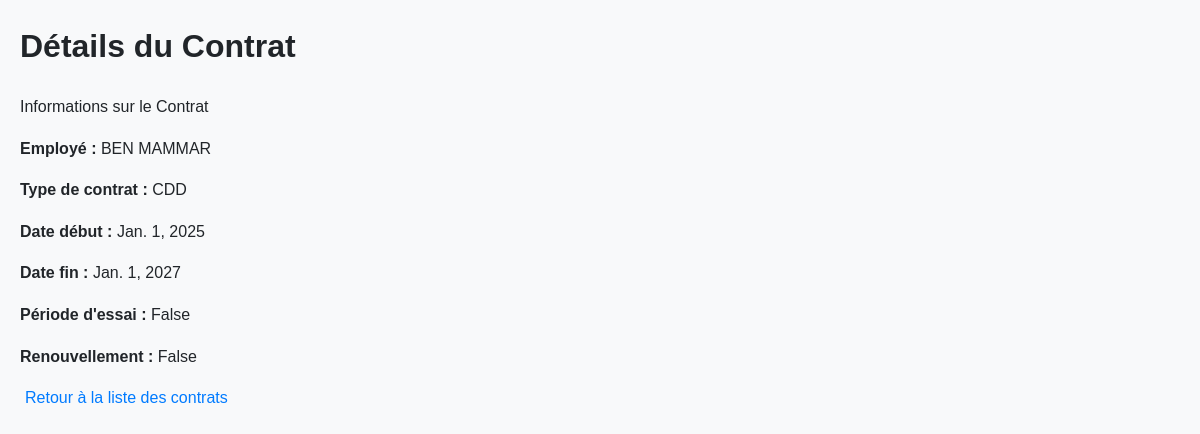
Page /contrats/2/ on the committed database.
### app1/models.py (models this page shows, shortened)
class Contrat(models.Model):
    employe = models.ForeignKey('Employe', on_delete=models.CASCADE)  # 'Employe' doit être défini dans le projet.
    type_contrat = models.CharField(max_length=50)  # Exemple : "CDI", "CDD", "Stage"
    date_debut = models.DateField()
    date_fin = models.DateField(null=True, blank=True)
    periode_essai = models.BooleanField(default=False)
    renouvellement = models.BooleanField(default=False)
    salaire_mensuel = models.DecimalField(max_digits=10, decimal_places=2, null=True, blank=True)
    salaire_quotidien = models.DecimalField(max_digits=10, decimal_places=2, null=True, blank=True)
    archived = models.BooleanField(default=False)
    TYPE_CHOICES = [
    ('CDI', 'Contrat à Durée Indéterminée'),
    ('CDD', 'Contrat à Durée Déterminée'),
    ('Stage', 'Stage'),
    ('Autre', 'Autre'),
]
    type_contrat = models.CharField(max_length=50, choices=TYPE_CHOICES)

class Employe(models.Model):
    HOMME = 'H'
    FEMME = 'F'
    SEXE_CHOICES = [
        (HOMME, 'Homme'),
        (FEMME, 'Femme'),
    ]
    nom = models.CharField(max_length=100, verbose_name="Nom")
    prenom = models.CharField(max_length=100, verbose_name="Prénom")
    date_naissance = models.DateField(verbose_name="Date de naissance")
    date_embauche = models.DateField(verbose_name="Date d'embauche")
    adresse = models.TextField(verbose_name="Adresse")
    service = models.ForeignKey(
        'Service',
        on_delete=models.SET_NULL,
        null=True,
        blank=True,
        verbose_name="Service"
    )
    competences = models.TextField(verbose_name="Compétences", blank=True)
    historique_professionnel = models.TextField(verbose_name="Historique professionnel", blank=True)
    sexe = models.CharField(
        max_length=1,
        choices=SEXE_CHOICES,
        verbose_name="Sexe",
        default=HOMME,  # Par défaut, l'employé est masculin
    )
    class Meta:
        verbose_name = "Employé"
        verbose_name_plural = "Employés"
        ordering = ['nom', 'prenom']  # Tri par nom puis prénom

### app1/views/contrat_views.py (the view)
# urls.py: path('contrats/<int:contrat_id>/', contrat_views.details_contrat, name='details_contrat'),
def details_contrat(request, contrat_id):
    contrat = get_object_or_404(Contrat, id=contrat_id)
    return render(request, 'contrat_templates/details_contrat.html', {'contrat': contrat})

### app1/templates/contrat_templates/details_contrat.html (shortened to what this page needs)
{% load static %}
{% block content %}
<!DOCTYPE html>
<html lang="fr">
<head>
    <link rel="stylesheet" href="{% static 'css/style.css' %}" />
</head>
<body>
<div class="container">
    <h1 class="text-center mb-4">Détails du Contrat</h1>
    <div class="card">
        <div class="card-header">
            Informations sur le Contrat
        </div>
        <div class="card-body">
            <p><strong>Employé : </strong>{{ contrat.employe.nom }}</p>
            <p><strong>Type de contrat : </strong>{{ contrat.type_contrat }}</p>
            <p><strong>Date début : </strong>{{ contrat.date_debut }}</p>
            <p><strong>Date fin : </strong>{{ contrat.date_fin }}</p>
            <p><strong>Période d'essai : </strong>{{ contrat.periode_essai }}</p>
            <p><strong>Renouvellement : </strong>{{ contrat.renouvellement }}</p>
        </div>
    </div>
    <div class="text-center mt-4">
        <a href="{% url 'recherche_contrats' %}" class="btn-back">Retour à la liste des contrats</a>
    </div>
</div>
</body>
</html>
{% endblock %}

### app1/static/css/style.css (style rules this page uses)
body { font-family: Arial, sans-serif; margin: 0; padding: 0; background-color: #f8f9fa; color: #212529; }
body { font-family: Arial, sans-serif; margin: 20px; line-height: 1.6; }
a { color: #007BFF; text-decoration: none; margin: 0 5px; }

### rows in the picture
Contrat: employe.nom "BEN MAMMAR", type_contrat "CDD", date_debut "Jan. 1, 2025", date_fin "Jan. 1, 2027", periode_essai "False", renouvellement "False"
